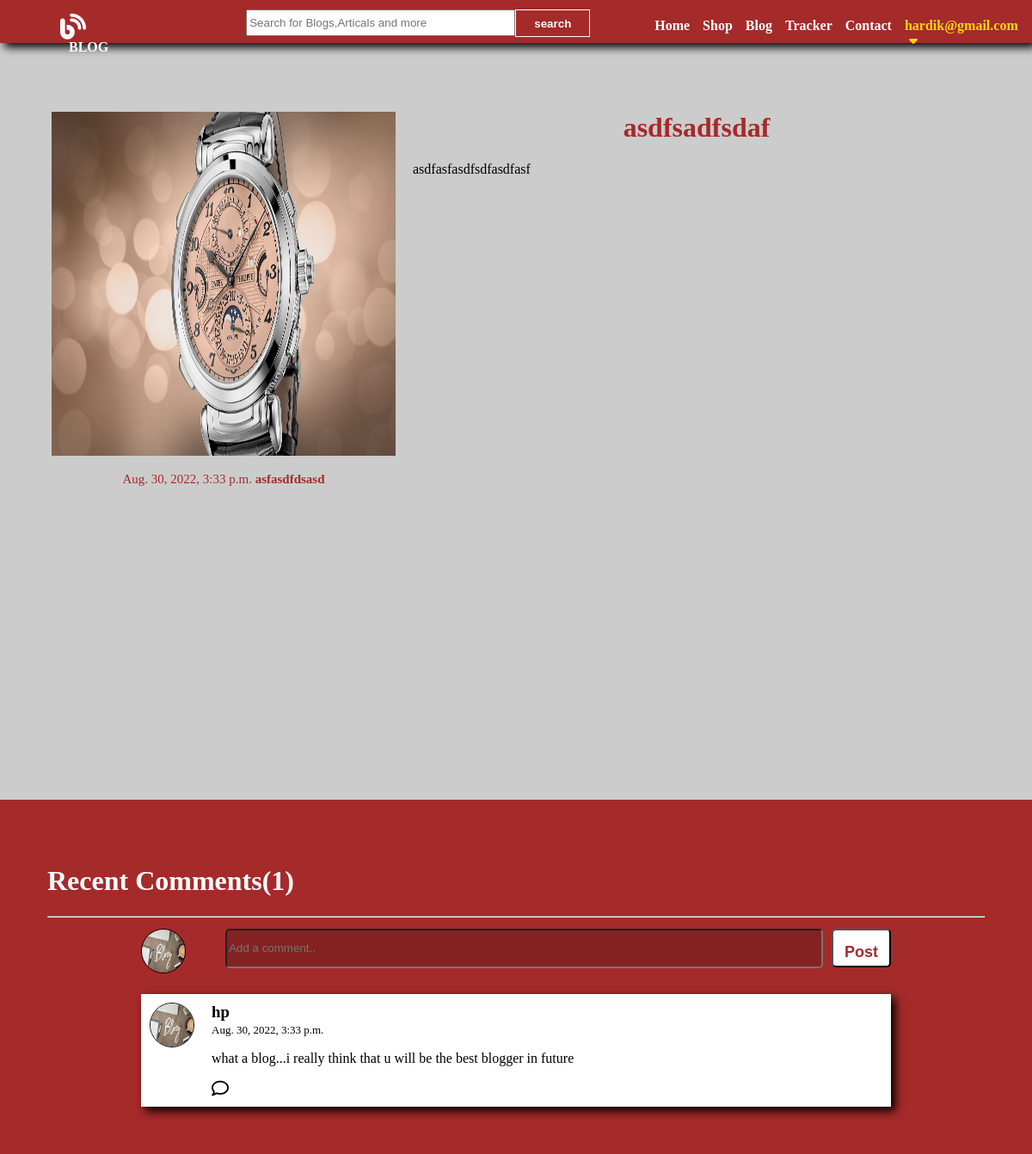
Screenshot of /blog/userContentDetails/10 (signed in) with the database file from the repository.
### blog/models.py (models this page shows, shortened)
class PublishBlog(models.Model):
    publish_id= models.AutoField
    Author_Name = models.CharField(max_length=50)
    Blogger_Email = models.CharField(max_length=50)
    Blogger_Title = models.CharField(max_length=80)
    Blogger_Content = models.CharField(max_length=5000000)
    Blog_Image = models.ImageField(upload_to='shop/image',default='')
    Blog_Date = models.DateTimeField(auto_now=True)
    def __str__(self):
        return self.Blogger_Title

class Publish_Comments(models.Model):
    Sno = models.AutoField(primary_key = True)
    Product_Id = models.CharField(max_length=1000)
    Reply_id = models.IntegerField()   #this can store the parent comment Sno
    Post_Comment_On_User_Blog = models.ForeignKey(PublishBlog, on_delete=models.CASCADE)
    Comment = models.TextField(max_length=500)
    User = models.ForeignKey(User,on_delete=models.CASCADE)
    Parent = models.ForeignKey('self',on_delete=models.CASCADE,null = True)
    Commment_Date = models.DateTimeField(auto_now=True)

### blog/views.py (the view)
# urls.py: path("userContentDetails/<int:myid>",views.show_user_blog_details,name='viewblogs'),
def show_user_blog_details(request,myid):
    parti_blog = PublishBlog.objects.filter(id=myid)
    print("jsdfkjs;kljaslfjlsdk;lsjf", parti_blog)
    show_comment = Publish_Comments.objects.filter(Product_Id=myid, Parent=None)
    show_reply = Publish_Comments.objects.filter(Product_Id=myid).exclude(Parent=None)  # show_reply variable me only reply store honge means jha jha pr parent none hoga wo wala reply yha store hoga
    print("show reply", show_reply)
    print("show comment", type(show_comment))
    params = {"particular_blog": parti_blog, "show_comment": show_comment,"show_reply":show_reply}
    return render(request,'blog/userContentDetails.html',params)

### blog/templates/blog/userContentDetails.html (shortened to what this page needs)
{% extends 'blog/basic.html' %}
{% block body%}
{% load static %}
{% for blog_view in particular_blog %}
    <div id="contentdetails_container">
        <p>
            <div id="contentdetails_pic">
                <img class=contentdetails_pic_image src="/media/{{blog_view.Blog_Image}}">
                <p style="font-size:15px;color:brown;">{{blog_view.Blog_Date}} <span id="contentdetails_author">{{blog_view.Author_Name}}</span><span style="display:none" id="show_id">{{blog_view.id}}</span></p>
            </div>
            <div id="contentdetails_text">
                <center><h1 style="color:brown;">{{blog_view.Blogger_Title}}</h1></center>
            </div>
            {{blog_view.Blogger_Content}}
        </p>
    </div>
    <div id="comment_container">
        <h1 style="color:white;">Recent Comments(<span id="comment_count"></span>)</h1>
        <hr>
        <div id="post_comment_container">
            {% if user.is_authenticated %}
                <form action="/blog/publishcomment" method="post">{% csrf_token %}
                    <div style="display:flex;">
                        <label><img class="user-comment-image" src="{% static 'blog/blog1.jpg' %}"></label> <input type="text" placeholder="Add a comment.." id="comment_text" name="comment_text" required>
                        <input id="post_comment" type="submit" value="Post">
                    </div>
                </form>
            {% else %}
            <h2>Please Logged In to Post Comments</h2>
            {% endif %}
        </div>
        <div id="disp_comment_container">
            {% for comment in show_comment %}
                <div class="show_comment">
                    <div class="user-comment-div">
                        <img class="user-comment-image" src="{% static 'blog/blog1.jpg' %}">
                    </div>
                    <div style="margin:0px;">
                        <h3 style="margin:0px;">{{comment.User.username}}</h3>
                        <span style="font-size:13px;">{{comment.Commment_Date}}<span style="display:none;">{{comment.Sno}}</span></span>
                        <p>{{comment.Comment}}</p>
                        <div class="reply_button" onclick="reply({{forloop.counter}})">
                            <i class="fa-regular fa-comment"></i>
                        </div>
                    </div>
                </div>
            {% endfor %}
        </div>
    </div>
{% endfor %}
{% endblock %}

### blog/templates/blog/basic.html (shortened to what this page needs)
<!DOCTYPE html>
<html lang="en">
<head>
    <link rel="stylesheet" href="https://cdnjs.cloudflare.com/ajax/libs/font-awesome/6.1.2/css/all.min.css" />
</head>
<body>
<div id="navigation_header">
     <ul id="navigation_ul">
         <li style="margin:-5px 150px 0px 0px;">
             <i class="fa-solid fa-blog"></i>
             <span style="color:white;font-weight:bold;margin:0px 10px 0px 10px;">BLOG</span>
         </li>
         <li>
          <form action="search" method="GET" id="search_blog_form">
            <input type="text" class="write_search_blog" name="search" placeholder="Search for Blogs,Articals and more" required/>
            <input type="submit" id="search_blog" value="search" />
          </form>
        </li>
            <li class="nav-item" style="margin-left:60px;">
              <a class="nav-link active" aria-current="page" href="/">Home</a>
            </li>
            <li class="nav-item">
              <a class="nav-link active" aria-current="page" href="/shop/item">Shop</a>
            </li>
            <li class="nav-item">
              <a class="nav-link" href="/blog/content">Blog</a>
            </li>
            <li class="nav-item">
              <a class="nav-link" href="/shop/tracker">Tracker</a>
            </li>
            <li class="nav-item">
              <a class="nav-link" href="/shop/contacts">Contact</a>
            </li>
         {% if user.is_authenticated %}
            <li class="nav-link" id="username_disp" onclick="dropdown()">
             {{request.user}}<i class="fa-solid fa-caret-down" style="margin-left:5px;"></i>
            </li>
            {% else %}
                <li class="nav-link" class="signup_button" onclick="signup()">signUp</li>
                <li class="nav-link" class="login_button" onclick="login()">logIn</li>
         {% endif %}
     </ul>
</div>
{% block body %}{% endblock%}
</body>
</html>

### rows the page displays
PublishBlog: Blog_Image (picture), Blog_Date "Aug. 30, 2022, 3:33 p.m.", Author_Name "asfasdfdsasd", Blogger_Title "asdfsadfsdaf", Blogger_Content "asdfasfasdfsdfasdfasf"
Publish_Comments: User.username "hp", Commment_Date "Aug. 30, 2022, 3:33 p.m.", Comment "what a blog...i really think that u will be the best blogger in future"

### other values shown
{{ request.user }} "hardik@gmail.com"
